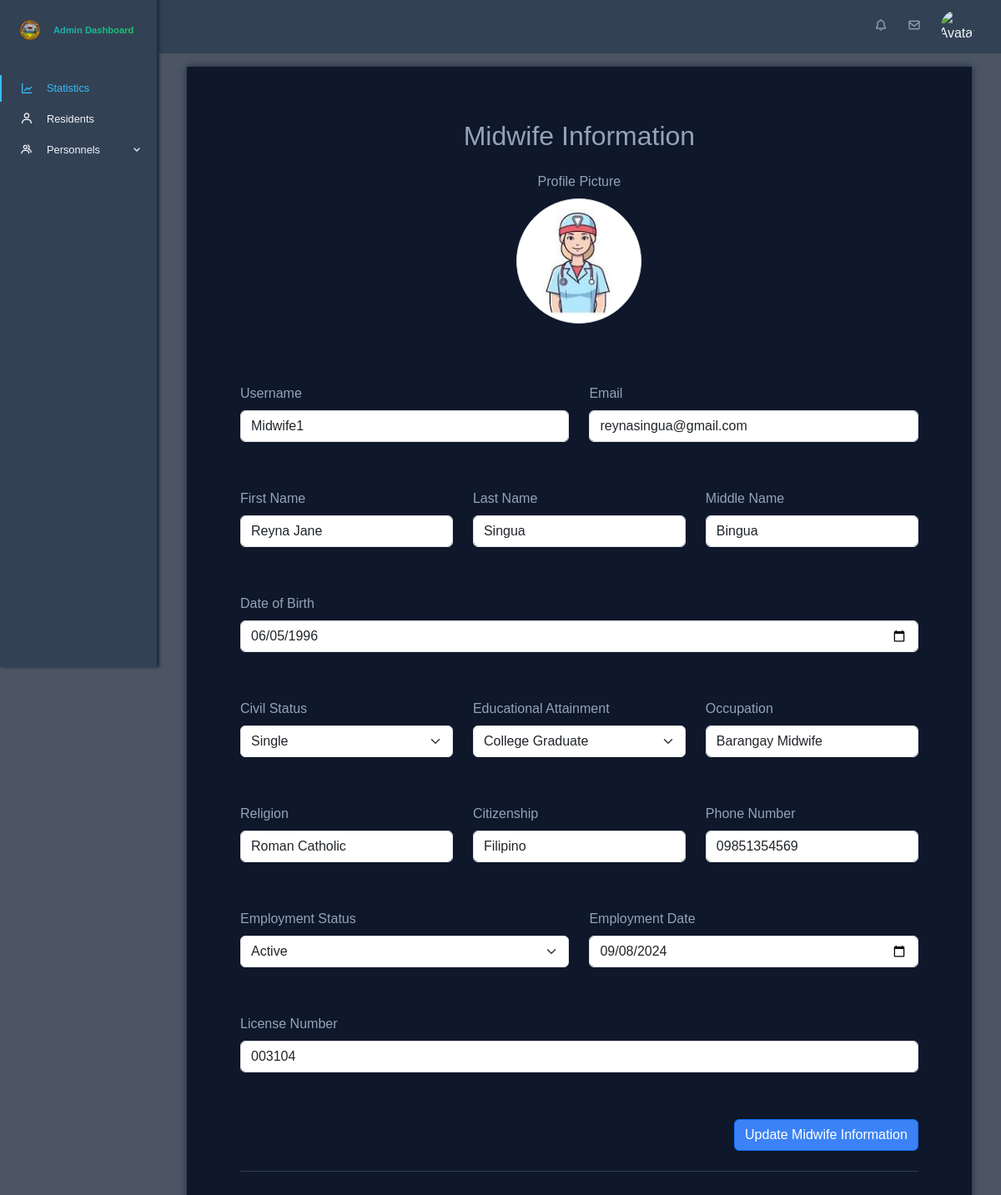
Page /app/views/admin/midwife.php on the earlier database version.
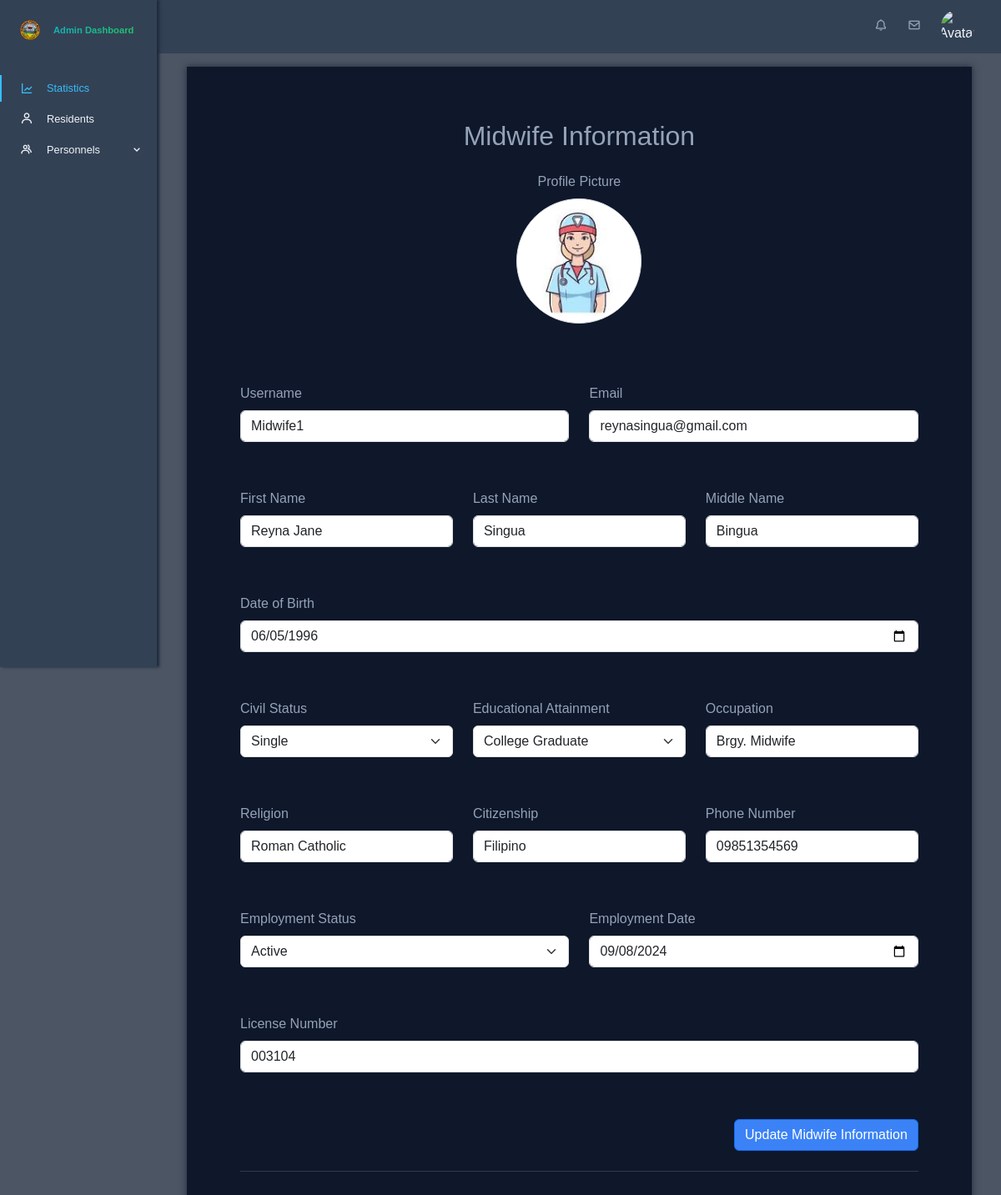
Same page on the later database version.
### tables this page shows
CREATE TABLE `midwife` (
  `midwife_id` int(10) NOT NULL,
  `account_id` int(10) NOT NULL,
  `personal_info_id` int(10) NOT NULL,
  `employment_status` enum('active','inactive') NOT NULL DEFAULT 'active',
  `employment_date` date NOT NULL DEFAULT current_timestamp(),
  `license_number` varchar(100) DEFAULT NULL
);

CREATE TABLE `personal_information` (
  `personal_info_id` int(10) NOT NULL,
  `lastname` varchar(255) NOT NULL,
  `firstname` varchar(255) NOT NULL,
  `middlename` varchar(255) NOT NULL,
  `date_of_birth` date DEFAULT NULL,
  `civil_status` enum('Single','Married','Widowed','Legally Separated') DEFAULT NULL,
  `educational_attainment` enum('Elementary Graduate','Elementary Undergraduate','Highschool Graduate','Highschool Undergraduate','College Graduate','College Undergraduate') DEFAULT NULL,
  `occupation` varchar(255) DEFAULT NULL,
  `religion` varchar(100) DEFAULT NULL,
  `citizenship` varchar(100) DEFAULT NULL,
  `address_id` int(10) NOT NULL,
  `sex` enum('male','female') NOT NULL,
  `phone_number` varchar(20) NOT NULL,
  `email` varchar(255) NOT NULL,
  `id_picture` varchar(255) DEFAULT NULL,
  `created_at` datetime NOT NULL DEFAULT current_timestamp(),
  `updated_at` datetime NOT NULL DEFAULT current_timestamp()
);

CREATE TABLE `accounts` (
  `account_id` int(10) NOT NULL,
  `username` varchar(255) NOT NULL,
  `password` varchar(255) NOT NULL,
  `role` enum('admin','midwife','bhw','residents') NOT NULL,
  `profile_picture` varchar(255) DEFAULT NULL,
  `isArchived` tinyint(1) NOT NULL DEFAULT 0
);

### app/models/get_midwife.php (called while the page is built)
<?php
function getMidwifeData($conn) {
    $sql = "SELECT
            a.account_id,
            a.username,
            a.role,
            a.profile_picture,
            m.*,
            p.personal_info_id,
            p.lastname,
            p.firstname,
            p.middlename,
            p.date_of_birth,
            p.civil_status,
            p.educational_attainment,
            p.occupation,
            p.religion,
            p.citizenship,
            p.sex,
            p.phone_number,
            p.email,
            p.created_at,
            p.updated_at
        FROM
            midwife m
        JOIN
            accounts a ON m.account_id = a.account_id
        JOIN
            personal_information p ON m.personal_info_id = p.personal_info_id
        WHERE
            a.role = 'midwife'";
    $result = mysqli_query($conn, $sql);
    $midwife_data = [];
    if (mysqli_num_rows($result) > 0) {
        while ($row = mysqli_fetch_assoc($result)) {
            $midwife_data[] = $row;
        }
    }
    return $midwife_data;
}
$midwife_data = getMidwifeData($conn);
?>

### app/views/admin/midwife.php (the view, shortened to what the changed rows need)
<?php
require './config/db_config.php';
require './app/models/get_midwife.php';
?>
<!DOCTYPE html>
<html lang="en">
<head>
    <?php require './app/views/globals/head.php'; ?>
    <link rel="stylesheet" href="./public/css/admin.css">
    <link rel="stylesheet" href="./public/css/admin-midwife.css">
</head>
<body id="body-pd">
    <div class="height-100 main-content">
        <div class="container mt-5 midwife-form">
            <h2 class="mb-4 text-center">Midwife Information</h2>
            <?php foreach ($midwife_data as $midwife): ?>
                <form action="./app/controllers/admin-midwife/update_midwife.php" method="post" enctype="multipart/form-data" class="row g-4">
                    <div class="col-md-12 text-center mt-4">
                        <label for="profile_picture" class="form-label d-block">Profile Picture</label>
                        <div class="position-relative d-inline-block">
                            <img src="<?= $midwife['profile_picture']; ?>" alt="Profile Picture"
                                class="rounded-circle img-thumbnail mb-3" style="width: 150px; height: 150px; object-fit: cover;">
                        </div>
                    </div>
                    <div class="col-md-6">
                        <label for="username" class="form-label">Username</label>
                        <input type="text" class="form-control" id="username" name="username" value="<?= $midwife['username']; ?>" required>
                    </div>
                    <div class="col-md-6">
                        <label for="email" class="form-label">Email</label>
                        <input type="email" class="form-control" id="email" name="email" value="<?= $midwife['email']; ?>" required>
                    </div>
                    <div class="col-md-4">
                        <label for="firstname" class="form-label">First Name</label>
                        <input type="text" class="form-control" id="firstname" name="firstname" value="<?= $midwife['firstname']; ?>" required>
                    </div>
                    <div class="col-md-4">
                        <label for="lastname" class="form-label">Last Name</label>
                        <input type="text" class="form-control" id="lastname" name="lastname" value="<?= $midwife['lastname']; ?>" required>
                    </div>
                    <div class="col-md-4">
                        <label for="middlename" class="form-label">Middle Name</label>
                        <input type="text" class="form-control" id="middlename" name="middlename" value="<?= $midwife['middlename']; ?>">
                    </div>
                    <div class="col-md-12">
                        <label for="date_of_birth" class="form-label">Date of Birth</label>
                        <input type="date" class="form-control" id="date_of_birth" name="date_of_birth" value="<?= $midwife['date_of_birth']; ?>" required>
                    </div>
                    <div class="col-md-4">
                        <label for="civil_status" class="form-label">Civil Status</label>
                        <select class="form-select" id="civil_status" name="civil_status" required>
                            <option value="Single" <?= $midwife['civil_status'] == 'Single' ? 'selected' : ''; ?>>Single</option>
                        </select>
                    </div>
                    <div class="col-md-4">
                        <label for="educational_attainment" class="form-label">Educational Attainment</label>
                        <select class="form-select" id="educational_attainment" name="educational_attainment" required>
                            <option value="College Graduate" <?= $midwife['educational_attainment'] == 'College Graduate' ? 'selected' : ''; ?>>College Graduate</option>
                        </select>
                    </div>
                    <div class="col-md-4">
                        <label for="occupation" class="form-label">Occupation</label>
                        <input type="text" class="form-control" id="occupation" name="occupation" value="<?= $midwife['occupation']; ?>">
                    </div>
                    <div class="col-md-4">
                        <label for="religion" class="form-label">Religion</label>
                        <input type="text" class="form-control" id="religion" name="religion" value="<?= $midwife['religion']; ?>">
                    </div>
                    <div class="col-md-4">
                        <label for="citizenship" class="form-label">Citizenship</label>
                        <input type="text" class="form-control" id="citizenship" name="citizenship" value="<?= $midwife['citizenship']; ?>">
                    </div>
                    <div class="col-md-4">
                        <label for="phone_number" class="form-label">Phone Number</label>
                        <input type="text" class="form-control" id="phone_number" name="phone_number" value="<?= $midwife['phone_number']; ?>" required>
                    </div>
                    <div class="col-md-6">
                        <label for="employment_status" class="form-label">Employment Status</label>
                        <select class="form-select" id="employment_status" name="employment_status" required>
                            <option value="active" <?= $midwife['employment_status'] == 'active' ? 'selected' : ''; ?>>Active</option>
                        </select>
                    </div>
                    <div class="col-md-6">
                        <label for="employment_date" class="form-label">Employment Date</label>
                        <input type="date" class="form-control" id="employment_date" name="employment_date" value="<?= $midwife['employment_date']; ?>" required>
                    </div>
                    <div class="col-md-12">
                        <label for="license_number" class="form-label">License Number</label>
                        <input type="text" class="form-control" id="license_number" name="license_number" value="<?= $midwife['license_number']; ?>">
                    </div>
                    <div class="col-12 d-flex justify-content-end">
                        <button type="submit" class="btn btn-primary">Update Midwife Information</button>
                    </div>
                </form>
                <hr class="my-4">
            <?php endforeach; ?>
        </div>
    </div>
</body>
</html>

Differences in the rows shown:
changed through a linked row, midwife "Active": occupation "Barangay Midwife" → "Brgy. Midwife"
